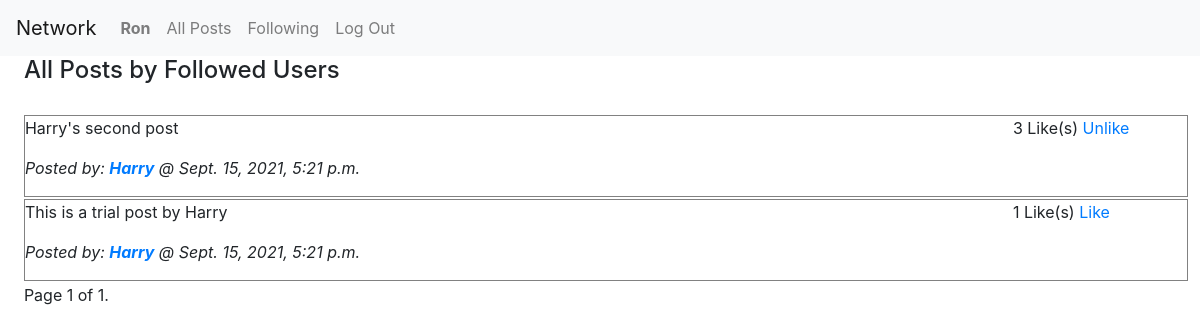
The page /following (signed in) on the database its author committed.
### network/models.py (models this page shows, shortened)
class User(AbstractUser):
    following = models.ManyToManyField("User", related_name="users_followed", blank = True)
    followers = models.ManyToManyField("User", related_name="users_follow", blank = True)

class Post(models.Model):
    post_creator = models.ForeignKey(User, on_delete = models.CASCADE)
    time_created = models.DateTimeField(auto_now_add=True)
    content = models.TextField(blank=True, null=True)
    likes = models.ManyToManyField(User, related_name = 'liked', blank = True)

### network/views.py (the view)
# urls.py: path("following", views.following_posts, name="following_posts"),
@login_required
def following_posts(request):
    followed_users = list(User.objects.filter(followers = request.user).values_list('id', flat=True))
    Posts = Post.objects.filter(post_creator__in = followed_users)
    Posts = Posts.order_by("-time_created").all()
    paginator = Paginator(Posts, 10)
    page_number = request.GET.get('page')
    Posts = paginator.get_page(page_number)
    return render(request, "network/following.html", {
        "Posts": Posts,
        "following":followed_users,
    })

### network/templates/network/following.html (shortened to what this page needs)
{% extends "network/layout.html" %}
{% load static %}
{% block body %}
    <h4 class="body">All Posts by Followed Users</h4>
    <div class="all_posts_block">
        {% for Post in Posts %}
            <div class="post_block">
                <div class = "posts" id="post_{{Post.id}}" >
                    <p>{{Post.content}}</p>
                    <p><i>Posted by: <a href="{% url 'profile' Post.post_creator %}"><strong>{{ Post.post_creator }}</strong></a> @ {{Post.time_created}}</i></p>
                </div>
                <div class="add_ons">
                    <div class = "likes">
                        <span id = "likes_{{Post.id}}">{{Post.likes.all.count}}</span> Like(s)
                        {% if user.is_authenticated %}
                            {% if request.user in Post.likes.all %}
                                <a class="like_btn" data-id = "{{Post.id}}" href="#">Unlike</a>
                            {% else %}
                                <a class="like_btn" data-id = "{{Post.id}}" href="#">Like</a>
                            {% endif %}
                        {% endif %}
                    </div>
                </div>
            </div>
        {% endfor %}
    </div>
    <div class="pagination">
        <span class="step-links">
            <span class="current">
                Page {{ Posts.number }} of {{ Posts.paginator.num_pages }}.
            </span>
        </span>
    </div>
{% endblock %}

### network/templates/network/layout.html (shortened to what this page needs)
{% load static %}
<!DOCTYPE html>
<html lang="en">
    <head>
        <link rel="stylesheet" href="https://stackpath.bootstrapcdn.com/bootstrap/4.4.1/css/bootstrap.min.css">
        <link href="{% static 'network/styles.css' %}" rel="stylesheet">
    </head>
    <body>
        <nav class="navbar navbar-expand-lg navbar-light bg-light">
            <a class="navbar-brand" href="#">Network</a>
            <div>
              <ul class="navbar-nav mr-auto">
                {% if user.is_authenticated %}
                    <li class="nav-item">
                        <a class="nav-link" href="{% url 'profile' user.username %}"><strong>{{ user.username }}</strong></a>
                    </li>
                {% endif %}
                <li class="nav-item">
                  <a class="nav-link" href="{% url 'index' %}">All Posts</a>
                </li>
                {% if user.is_authenticated %}
                    <li class="nav-item">
                        <a class="nav-link" href="{% url 'following_posts' %}" >Following</a>
                    </li>
                    <li class="nav-item">
                        <a class="nav-link" href="{% url 'logout' %}">Log Out</a>
                    </li>
                {% endif %}
              </ul>
            </div>
        </nav>
        <div class="body">
            {% block body %}
            {% endblock %}
        </div>
    </body>
</html>

### network/static/network/styles.css (style rules this page uses)
.post_block { border-style: solid; border-color: rgb(129, 129, 129); border-width: 1px; display: flex; margin-right: 1%; margin-bottom: 2px; }
.body { margin-left: 1%; }
.all_posts_block { margin-top: 30px; margin-left: 1%; }
.posts { width: 85%; }
.pagination { margin-left: 1%; }

### rows shown on the page
User: username "Ron"
Post: content "Harry's second post", post_creator "Harry", time_created "Sept. 15, 2021, 5:21 p.m.", likes.all.count "3"
Post: content "This is a trial post by Harry", post_creator "Harry", time_created "Sept. 15, 2021, 5:21 p.m.", likes.all.count "1"

### other values the page prints
{{ Posts.number }} "1"
{{ Posts.paginator.num_pages }} "1"
